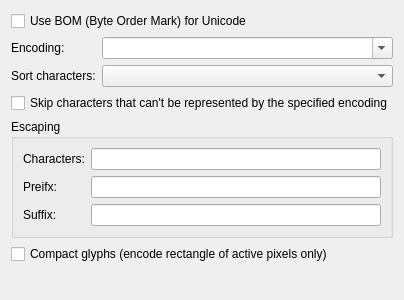
<?xml version="1.0" encoding="UTF-8"?>
<ui version="4.0">
 <class>SetupTabFont</class>
 <widget class="QWidget" name="SetupTabFont">
  <property name="geometry">
   <rect>
    <x>0</x>
    <y>0</y>
    <width>400</width>
    <height>300</height>
   </rect>
  </property>
  <property name="windowTitle">
   <string>Font</string>
  </property>
  <layout class="QGridLayout" name="gridLayout">
   <item row="6" column="0">
    <spacer name="verticalSpacer">
     <property name="orientation">
      <enum>Qt::Vertical</enum>
     </property>
     <property name="sizeHint" stdset="0">
      <size>
       <width>20</width>
       <height>40</height>
      </size>
     </property>
    </spacer>
   </item>
   <item row="1" column="1">
    <widget class="QComboBox" name="comboBoxEncoding">
     <property name="sizePolicy">
      <sizepolicy hsizetype="Expanding" vsizetype="Fixed">
       <horstretch>0</horstretch>
       <verstretch>0</verstretch>
      </sizepolicy>
     </property>
     <property name="editable">
      <bool>true</bool>
     </property>
    </widget>
   </item>
   <item row="2" column="0">
    <widget class="QLabel" name="label_2">
     <property name="text">
      <string>Sort characters:</string>
     </property>
    </widget>
   </item>
   <item row="2" column="1">
    <widget class="QComboBox" name="comboBoxSorting"/>
   </item>
   <item row="1" column="0">
    <widget class="QLabel" name="label">
     <property name="text">
      <string>Encoding:</string>
     </property>
    </widget>
   </item>
   <item row="4" column="0" colspan="2">
    <widget class="QGroupBox" name="groupBox">
     <property name="title">
      <string>Escaping</string>
     </property>
     <layout class="QGridLayout" name="gridLayout_2">
      <item row="0" column="0">
       <widget class="QLabel" name="label_3">
        <property name="text">
         <string>Characters:</string>
        </property>
       </widget>
      </item>
      <item row="0" column="1">
       <widget class="QLineEdit" name="lineEditEscapedCharacters"/>
      </item>
      <item row="1" column="0">
       <widget class="QLabel" name="label_4">
        <property name="text">
         <string>Preifx:</string>
        </property>
       </widget>
      </item>
      <item row="1" column="1">
       <widget class="QLineEdit" name="lineEditEscapePrefix"/>
      </item>
      <item row="2" column="0">
       <widget class="QLabel" name="label_5">
        <property name="text">
         <string>Suffix:</string>
        </property>
       </widget>
      </item>
      <item row="2" column="1">
       <widget class="QLineEdit" name="lineEditEscapeSuffix"/>
      </item>
     </layout>
    </widget>
   </item>
   <item row="3" column="0" colspan="2">
    <widget class="QCheckBox" name="checkBoxSkipMissingCharacters">
     <property name="text">
      <string>Skip characters that can't be represented by the specified encoding</string>
     </property>
    </widget>
   </item>
   <item row="0" column="0" colspan="2">
    <widget class="QCheckBox" name="checkBoxBom">
     <property name="text">
      <string>Use BOM (Byte Order Mark) for Unicode</string>
     </property>
    </widget>
   </item>
   <item row="5" column="0" colspan="2">
    <widget class="QCheckBox" name="checkBoxCompactGlyphs">
     <property name="text">
      <string>Compact glyphs (encode rectangle of active pixels only)</string>
     </property>
    </widget>
   </item>
  </layout>
 </widget>
 <resources/>
 <connections/>
</ui>
